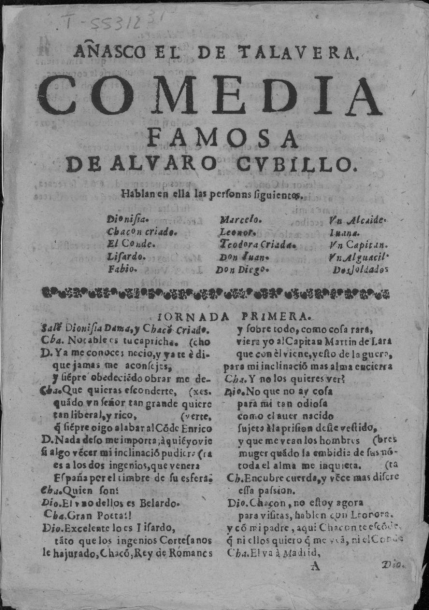
#> input picture images/grayscale_two_phase/manuscript.png, 429 x 610 px
$ jupyter execute --allow-errors parameter_demo_manuscript.ipynb
#> lines starting #> are read from the running program, lines starting #| are printed output that depends on the picture; after the words box and inside, x2 and y2 are one past the last pixel; in counts of white or black regions, pixels touching at a corner belong together
### utils.py
"""
Copyright (c) 2025 Kevin Bui <kevinb3@uci.edu> and Adina Ciomaga <adina@math.univ-paris-diderot.fr>

This program is free software: you can redistribute it and/or modify it under
the terms of the GNU Affero General Public License as published by the Free
Software Foundation, either version 3 of the License, or (at your option) any
later version.

This program is distributed in the hope that it will be useful, but WITHOUT
ANY WARRANTY without even the implied warranty of MERCHANTABILITY or FITNESS
FOR A PARTICULAR PURPOSE. See the GNU Affero General Public License for more
details.

You should have received a copy of the GNU Affero General Public License along
with this program. If not, see <http://www.gnu.org/licenses/>.
"""
import numpy as np

from skimage.color.colorconv import _prepare_colorarray
from skimage.color import xyz2lab

# [28 lines left out: functions rgb2xyz, rgb2lab, not called in this run]

def rescale_image(F):
    """
    This function rescales an image so that the image values are between 0 and 1.
    Input:
       F: image to be rescaled
    Output:
       h: rescaled image F
    """
    h = np.double(F)
    h= h-np.min(h)
    h = h/np.max(h)

    return h

# [70 lines left out: functions rescale_color_image, reconstruct_grayscale_image, reconstruct_color_image, not called in this run]

### lcv.py
"""
Copyright (c) 2025 Kevin Bui <kevinb3@uci.edu> and Adina Ciomaga <adina@math.univ-paris-diderot.fr>

This program is free software: you can redistribute it and/or modify it under
the terms of the GNU Affero General Public License as published by the Free
Software Foundation, either version 3 of the License, or (at your option) any
later version.

This program is distributed in the hope that it will be useful, but WITHOUT
ANY WARRANTY; without even the implied warranty of MERCHANTABILITY or FITNESS
FOR A PARTICULAR PURPOSE. See the GNU Affero General Public License for more
details.

You should have received a copy of the GNU Affero General Public License along
with this program. If not, see <http://www.gnu.org/licenses/>.
"""


import numpy as np
from scipy.ndimage import gaussian_filter
from compute_energy import *
from utils import *


def localtwophase(f, lamba, beta, dt):
    """
    This function performs local Chan-Vese two-phase segmentation onto a grayscale image.
    Reference: An efficient local Chan & Vese model for image segmentation by Wang et. al
    Input:
        f - original image
        lamba - weighing parameter for the fidelity term
        beta - weighing parameter for the intensity difference term
        dt - time step
    Output:
        u - segmentation result
    """
    # padding parameter
    pad=3

    # creates low-pass filters
    M,N = f.shape
    XX,YY=np.meshgrid(np.linspace(1,N,N), np.linspace(1,M,M))
    XX = XX/N
    YY = YY/M
    freqs_1 = XX - 0.5 - 1/N/2;
    freqs_2 = YY - 0.5 - 1/M/2;
    Lfilter = 1 + dt*(freqs_1**2 + freqs_2**2)

    # creates pre-initialization functions for segmentation (checkerboard functions)
    u = np.kron(np.sin(np.pi*np.linspace(1,M,M)/5), np.transpose(np.sin(np.pi*np.linspace(1,N,N)/5)))
    u = np.reshape(u,[M,N])
    u = np.double(u>0)

    # padding
    f=np.pad(f, pad, 'edge')
    u=np.pad(u, pad, 'edge')
    Lfilter = np.pad(Lfilter, pad, 'edge')

    # create a matrix of small values
    error = (1e-5)*np.eye(u.shape[0], u.shape[1])
    error = error

    # Filtered image
    filtf = gaussian_filter(f,sigma = 5, mode = 'nearest', radius = 10);

    # difference between filtered image and original image
    diff = filtf - f

    # perform two-phase image segmentation
    for i in range(0,200):

        # Computes mean-value intensities in each region
        c1=np.sum(f*(u==1))/np.sum((u==1)+error)
        c2=np.sum(f*(u==0))/np.sum((u==0)+error)

        # compute the mean value intensity difference in each region
        d1=np.sum(diff*(u==1))/np.sum((u==1)+error)
        d2=np.sum(diff*(u==0))/np.sum((u==0)+error)

        # computing u
        u_old = u;
        u=u-dt*lamba*((f-c1)**2-(f-c2)**2)
        u=u-dt*beta*((diff-d1)**2-(diff-d2)**2)
        u=np.real(np.fft.ifft2(np.fft.ifftshift(np.fft.fftshift(np.fft.fft2(u))/Lfilter)))

        # Thresholding u
        u = np.double(u >0.5)
        # stopping criterion
        if np.linalg.norm(u-u_old,'fro') < 1e-5:
            break

    # compute energy
    energy = grayscale_two_phase_cv_energy(f, diff, u, lamba, beta)

    # print number of iterations to complete convergence
    print(f'Number of iterations completed: {i} \n')
    print(f'Energy: {energy} \n \n')

    # unpadding
    u = u[pad:-pad,pad:-pad]

    return(u)

# [365 lines left out: functions localtwophase_color, localfourphase, localfourphase_color, not called in this run]

### parameter_demo_manuscript.ipynb
This notebook is a demo for the local Chan-Vese segmentation method for various kinds of images.

Copyright (c) 2025 Kevin Bui <kevinb3@uci.edu> and Adina Ciomaga <adina@math.univ-paris-diderot.fr>

This program is free software: you can redistribute it and/or modify it under the terms of the GNU Affero General Public License as published by the Free Software Foundation, either version 3 of the License, or (at your option) any later version.

This program is distributed in the hope that it will be useful, but WITHOUT ANY WARRANTY; without even the implied warranty of MERCHANTABILITY or FITNESS FOR A PARTICULAR PURPOSE. See the GNU Affero General Public License for more details.

You should have received a copy of the GNU Affero General Public License along
with this program. If not, see <http://www.gnu.org/licenses/>.

[cell 1]
# import packages
from PIL import Image, ImageDraw
import matplotlib.pyplot as plt
from skimage import segmentation
from lcv import *
from utils import *

[cell 2]
# load image
manuscript = Image.open('./images/grayscale_two_phase/manuscript.png')
#> manuscript is the input picture: PIL image 429x610 L; min 3, max 189, mean 143.5
manuscript = np.array(manuscript)/255
#> manuscript: shape (610, 429) float64

# set seed
np.random.seed(9999)

# add noise
noise = np.random.normal(0, 0.05, manuscript.shape)
noisy_manuscript = np.clip(manuscript+noise,0,1)
noisy_manuscript = rescale_image(noisy_manuscript)
#> in rescale_image, `h = h/np.max(h)`:
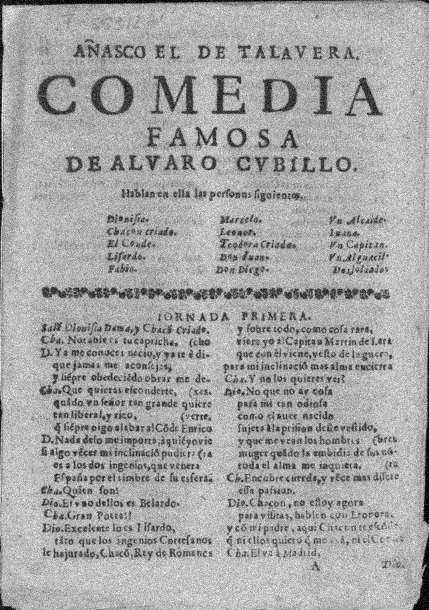
#> h: shape (610, 429) float64; min 0, max 1, mean 0.65

# draw rectangle around close-up region
x1, y1 = 300, 500
x2,y2 = 410, 580

# Parameter: Lambda

#> (a cell that did not finish here is left out)

#> in localtwophase, `f=np.pad(f, pad, 'edge')`:
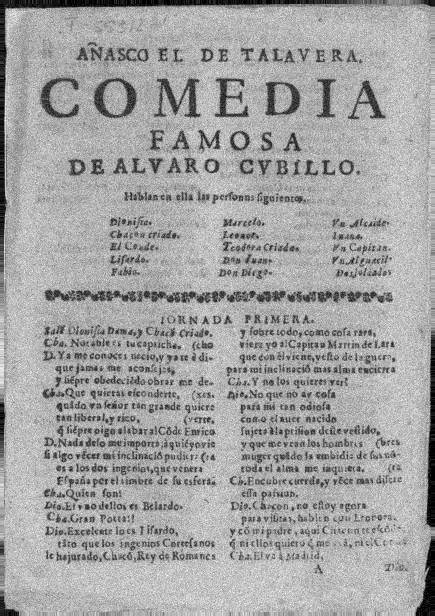
#> f: shape (616, 435) float64; min 0, max 1, mean 0.643
#> in localtwophase, `filtf = gaussian_filter(f,sigma = 5, mode = 'nearest', radius = 10);`:
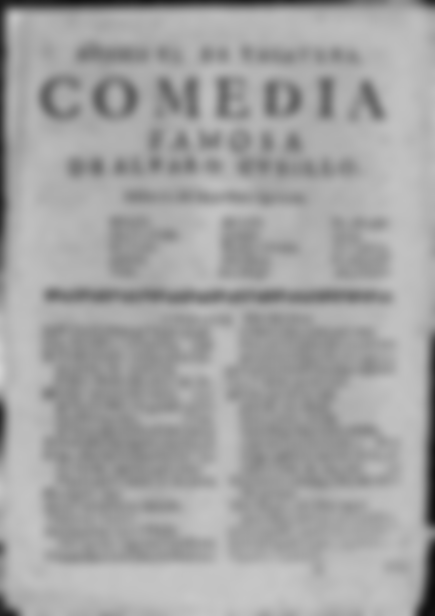
#> filtf: shape (616, 435) float64; min 0.0398, max 0.817, mean 0.643
#> in localtwophase, `diff = filtf - f`:
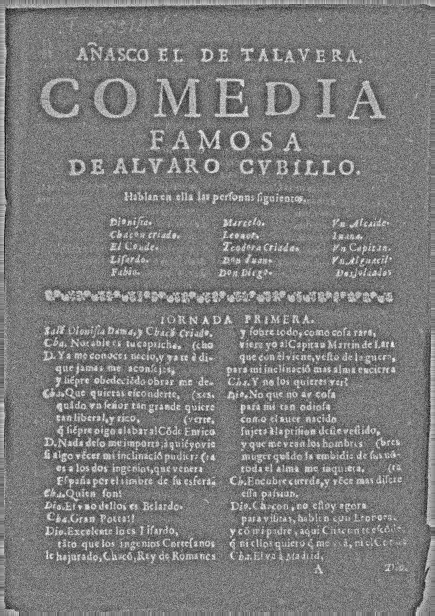
#> diff: shape (616, 435) float64; min -0.524, max 0.556, mean -0.000557; drawn with min black and max white
#> the loop in localtwophase, `for i in range(0,200):` made 16 passes
#> (c1, c2, d1, d2) on passes 1 to 12: (0.643, 0.643, -0.000441, -0.000673), (0.532, 0.72, 0.0953, -0.066), (0.473, 0.714, 0.126, -0.0531), (0.397, 0.705, 0.165, -0.042), (0.344, 0.698, 0.195, -0.0363), (0.322, 0.694, 0.212, -0.0337), (0.313, 0.691, 0.22, -0.0325), (0.308, 0.69, 0.223, -0.0319), (0.306, 0.69, 0.225, -0.0316), (0.305, 0.69, 0.226, -0.0314), (0.305, 0.69, 0.226, -0.0314), (0.305, 0.689, 0.226, -0.0314)
#> pass 1, in localtwophase, `u = np.double(u >0.5)`:
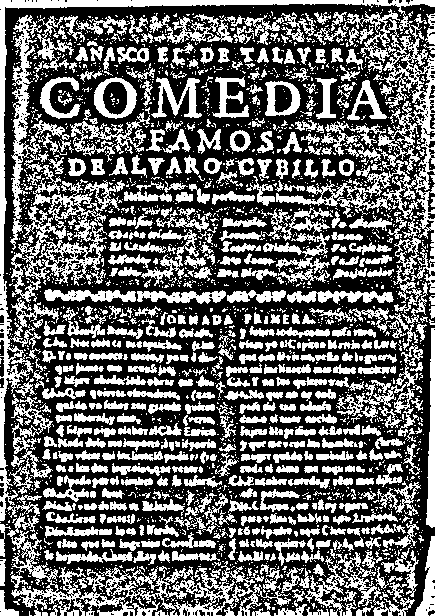
#> u: shape (616, 435) float64; values 0 (black) and 1 (white), 40.6% white; 2365 white regions (1785 under 20 px), largest, box (x1, y1, x2, y2) and area: (0, 0, 435, 521) 13547, (7, 495, 291, 616) 5625, (11, 151, 125, 303) 4409
#> after the loop in localtwophase, `for i in range(0,200):`: u: shape (616, 435) float64; values 0 (black) and 1 (white), 11.9% white; 1246 white regions (803 under 20 px), largest, box (x1, y1, x2, y2) and area: (7, 0, 347, 8) 1459, (0, 4, 6, 244) 942, (427, 335, 435, 527) 881
result_lambda500_edge = segmentation.mark_boundaries(noisy_manuscript, result_lambda500.astype(int))
result_lambda500_edge2 = segmentation.mark_boundaries(noisy_manuscript[500:581, 300:411], result_lambda500[500:581, 300:411].astype(int))

# lambda = 2000
result_lambda2000 = localtwophase(noisy_manuscript, 2000, 20000, 15)
result_lambda2000_edge = segmentation.mark_boundaries(noisy_manuscript, result_lambda2000.astype(int))
result_lambda2000_edge2 = segmentation.mark_boundaries(noisy_manuscript[500:581, 300:411], result_lambda2000[500:581, 300:411].astype(int))


# lambda = 5000
result_lambda5000 = localtwophase(noisy_manuscript, 5000, 20000, 15)
result_lambda5000_edge = segmentation.mark_boundaries(noisy_manuscript, result_lambda5000.astype(int))
result_lambda5000_edge2 = segmentation.mark_boundaries(noisy_manuscript[500:581, 300:411], result_lambda5000[500:581, 300:411].astype(int))

result_lambda500_edge = Image.fromarray(np.uint8(result_lambda500_edge*255))
draw = ImageDraw.Draw(result_lambda500_edge)
draw.rectangle([(x1, y1), (x2, y2)], outline='red', width=1)

result_lambda2000_edge = Image.fromarray(np.uint8(result_lambda2000_edge*255))
draw = ImageDraw.Draw(result_lambda2000_edge)
draw.rectangle([(x1, y1), (x2, y2)], outline='red', width=1)

result_lambda5000_edge = Image.fromarray(np.uint8(result_lambda5000_edge*255))
draw = ImageDraw.Draw(result_lambda5000_edge)
draw.rectangle([(x1, y1), (x2, y2)], outline='red', width=1)


# plot result
plt.figure(figsize=(10,6))
plt.subplot(2,3,1)
plt.imshow(result_lambda500_edge)
plt.axis('off')
plt.title(r'$\lambda =500$')
plt.subplot(2,3,4)
plt.imshow(result_lambda500_edge2)
plt.axis('off')

plt.subplot(2,3,2)
plt.imshow(result_lambda2000_edge)
plt.axis('off')
plt.title(r'$\lambda =2000$')
plt.subplot(2,3,5)
plt.imshow(result_lambda2000_edge2)
plt.axis('off')

plt.subplot(2,3,3)
plt.imshow(result_lambda5000_edge)
plt.axis('off')
plt.title(r'$\lambda =5000$')
plt.subplot(2,3,6)
plt.imshow(result_lambda5000_edge2)
plt.axis('off')

# Parameter: Beta

#> (a cell that did not finish here is left out)

#> call 2 of localtwophase, with lamba = 2000, beta = 0, dt = 15
#> the loop in localtwophase (call 2), `for i in range(0,200):` made 18 passes
#> (c1, c2, d1, d2) on passes 1 to 12: (0.643, 0.643, -0.000441, -0.000673), (0.556, 0.718, 0.0447, -0.0392), (0.46, 0.717, 0.0941, -0.0386), (0.398, 0.708, 0.138, -0.037), (0.361, 0.704, 0.164, -0.0356), (0.34, 0.701, 0.179, -0.0345), (0.329, 0.699, 0.186, -0.0336), (0.323, 0.698, 0.191, -0.0331), (0.32, 0.698, 0.193, -0.0328), (0.318, 0.697, 0.194, -0.0326), (0.317, 0.697, 0.194, -0.0326), (0.316, 0.697, 0.195, -0.0325)
#> pass 1, in localtwophase (call 2), `u = np.double(u >0.5)`:
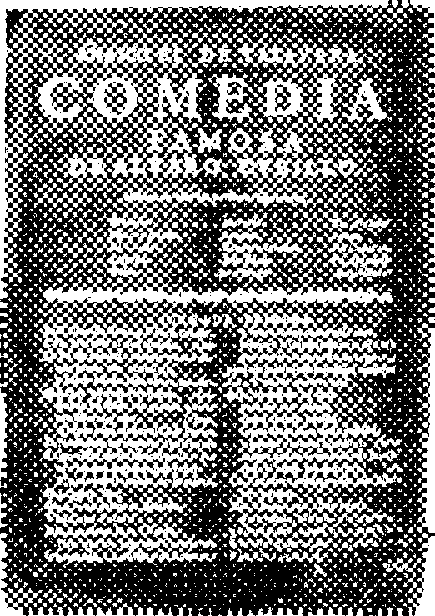
#> u: shape (616, 435) float64; values 0 (black) and 1 (white), 46% white; 1952 white regions (1641 under 20 px), largest, box (x1, y1, x2, y2) and area: (0, 0, 402, 568) 79921, (237, 33, 382, 123) 4332, (214, 212, 303, 287) 2266
#> pass 2, in localtwophase (call 2), `u=u-dt*lamba*((f-c1)**2-(f-c2)**2)`:
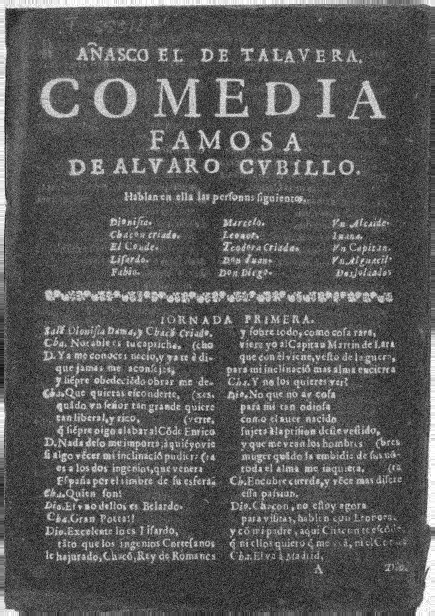
#> u: shape (616, 435) float64; min -3536.5, max 6207.7, mean -62.2; drawn with min black and max white
#> after the loop in localtwophase (call 2), `for i in range(0,200):`:
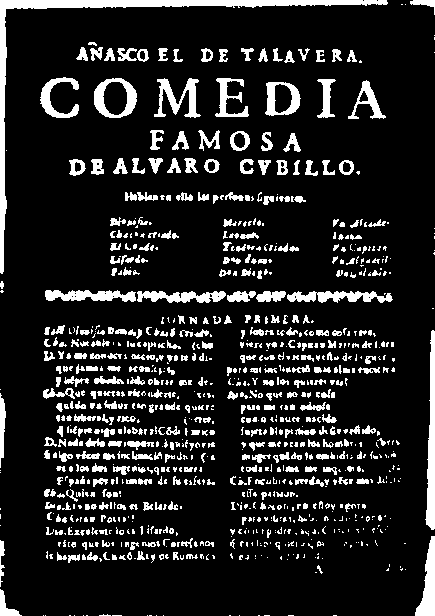
#> u: shape (616, 435) float64; values 0 (black) and 1 (white), 14% white; 1008 white regions (575 under 20 px), largest, box (x1, y1, x2, y2) and area: (0, 0, 388, 274) 3966, (425, 330, 435, 530) 1231, (415, 536, 435, 616) 842
result_beta0_edge = segmentation.mark_boundaries(noisy_manuscript, result_beta0.astype(int))
result_beta0_edge2 = segmentation.mark_boundaries(noisy_manuscript[500:581, 300:411], result_beta0[500:581, 300:411].astype(int))

# beta = 2000
result_beta2000 = localtwophase(noisy_manuscript, 2000, 2000, 15)
result_beta2000_edge = segmentation.mark_boundaries(noisy_manuscript, result_beta2000.astype(int))
result_beta2000_edge2 = segmentation.mark_boundaries(noisy_manuscript[500:581, 300:411], result_beta2000[500:581, 300:411].astype(int))


# beta = 20000
result_beta20000 = localtwophase(noisy_manuscript, 2000, 20000, 15)
result_beta20000_edge = segmentation.mark_boundaries(noisy_manuscript, result_beta20000.astype(int))
result_beta20000_edge2 = segmentation.mark_boundaries(noisy_manuscript[500:581, 300:411], result_beta20000[500:581, 300:411].astype(int))

result_beta0_edge = Image.fromarray(np.uint8(result_beta0_edge*255))
draw = ImageDraw.Draw(result_beta0_edge)
draw.rectangle([(x1, y1), (x2, y2)], outline='red', width=1)

result_beta2000_edge = Image.fromarray(np.uint8(result_beta2000_edge*255))
draw = ImageDraw.Draw(result_beta2000_edge)
draw.rectangle([(x1, y1), (x2, y2)], outline='red', width=1)

result_beta20000_edge = Image.fromarray(np.uint8(result_beta20000_edge*255))
draw = ImageDraw.Draw(result_beta20000_edge)
draw.rectangle([(x1, y1), (x2, y2)], outline='red', width=1)


# plot result
plt.figure(figsize=(10,6))
plt.subplot(2,3,1)
plt.imshow(result_beta0_edge)
plt.axis('off')
plt.title(r'$\beta =0$')
plt.subplot(2,3,4)
plt.imshow(result_beta0_edge2)
plt.axis('off')

plt.subplot(2,3,2)
plt.imshow(result_beta2000_edge)
plt.axis('off')
plt.title(r'$\beta =2000$')
plt.subplot(2,3,5)
plt.imshow(result_beta2000_edge2)
plt.axis('off')

plt.subplot(2,3,3)
plt.imshow(result_beta20000_edge)
plt.axis('off')
plt.title(r'$\beta =20000$')
plt.subplot(2,3,6)
plt.imshow(result_beta20000_edge2)
plt.axis('off')

# Parameter: dt

#> (a cell that did not finish here is left out)

#> call 3 of localtwophase, with lamba = 2000, beta = 20000, dt = 10
#> the loop in localtwophase (call 3), `for i in range(0,200):` made 15 passes
#> (c1, c2, d1, d2) on passes 1 to 12: (0.643, 0.643, -0.000441, -0.000673), (0.527, 0.721, 0.0987, -0.0669), (0.459, 0.715, 0.132, -0.0521), (0.382, 0.706, 0.171, -0.0413), (0.336, 0.7, 0.196, -0.0365), (0.318, 0.696, 0.208, -0.0346), (0.311, 0.695, 0.214, -0.0338), (0.308, 0.694, 0.216, -0.0334), (0.307, 0.694, 0.217, -0.0332), (0.307, 0.694, 0.217, -0.0331), (0.306, 0.694, 0.218, -0.0331), (0.306, 0.694, 0.218, -0.0331)
#> pass 1, in localtwophase (call 3), `u = np.double(u >0.5)`:
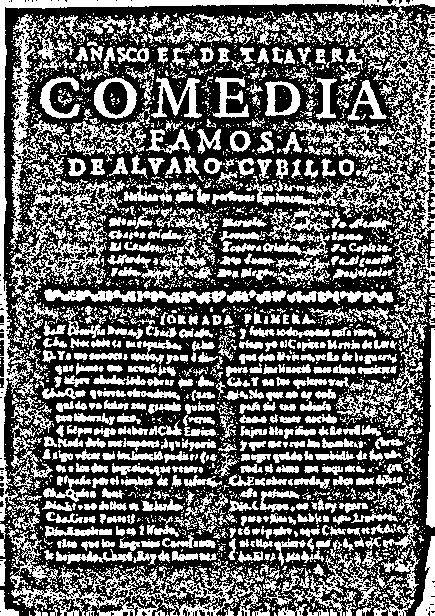
#> u: shape (616, 435) float64; values 0 (black) and 1 (white), 40.1% white; 2904 white regions (2266 under 20 px), largest, box (x1, y1, x2, y2) and area: (0, 0, 435, 532) 11709, (10, 14, 129, 303) 6127, (7, 529, 262, 616) 4533
#> after the loop in localtwophase (call 3), `for i in range(0,200):`:
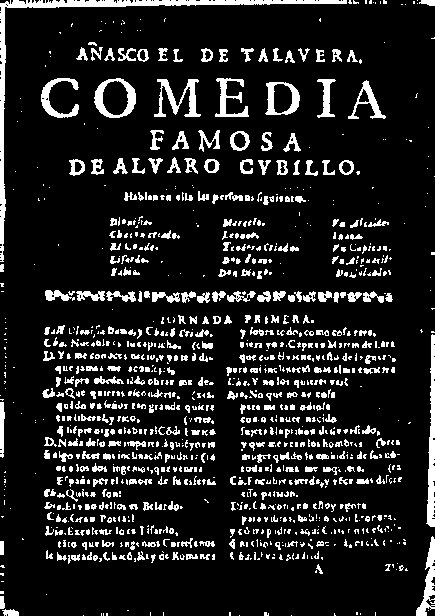
#> u: shape (616, 435) float64; values 0 (black) and 1 (white), 13% white; 1265 white regions (790 under 20 px), largest, box (x1, y1, x2, y2) and area: (0, 0, 347, 262) 2952, (426, 334, 435, 527) 1017, (154, 79, 201, 117) 668

$ run again, with images/grayscale_two_phase/map.png copied over images/grayscale_two_phase/manuscript.png
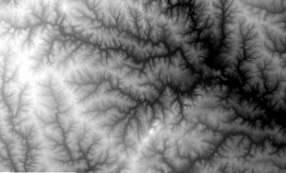
#> input picture images/grayscale_two_phase/map.png, 286 x 173 px
#> manuscript is the input picture: PIL image 286x173 L; min 0, max 255, mean 127.3
#> manuscript: shape (173, 286) float64
#> the loop in localtwophase, `for i in range(0,200):` made 18 passes
#> (c1, c2, d1, d2) on passes 1 to 8: (0.503, 0.503, 0.000129, 0.000177), (0.463, 0.543, -0.0463, 0.0458), (0.575, 0.427, -0.0552, 0.0589), (0.607, 0.383, -0.0525, 0.0608), (0.612, 0.37, -0.0504, 0.0621), (0.612, 0.364, -0.0491, 0.0632), (0.611, 0.361, -0.0483, 0.0641), (0.61, 0.359, -0.0478, 0.0646)
#> pass 1, in localtwophase, `u = np.double(u >0.5)`:
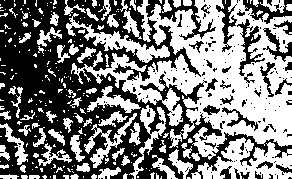
#> u: shape (179, 292) float64; values 0 (black) and 1 (white), 49.6% white; 259 white regions (183 under 20 px), largest, box (x1, y1, x2, y2) and area: (71, 0, 292, 160) 14751, (191, 137, 292, 179) 2123, (66, 13, 170, 63) 1134
#> the loop in localtwophase (call 2), `for i in range(0,200):` made 13 passes
#> (c1, c2, d1, d2) on passes 1 to 8: (0.503, 0.503, 0.000129, 0.000177), (0.294, 0.706, 0.0168, -0.016), (0.292, 0.705, 0.0171, -0.016), (0.291, 0.704, 0.0172, -0.016), (0.29, 0.703, 0.0172, -0.016), (0.29, 0.703, 0.0173, -0.0159), (0.29, 0.703, 0.0173, -0.0159), (0.29, 0.703, 0.0173, -0.0159)
#> the loop in localtwophase (call 3), `for i in range(0,200):` made 21 passes
#> (c1, c2, d1, d2) on passes 1 to 8: (0.503, 0.503, 0.000129, 0.000177), (0.32, 0.684, -0.00675, 0.00698), (0.295, 0.705, 0.0128, -0.0122), (0.29, 0.703, 0.0259, -0.0241), (0.289, 0.696, 0.0333, -0.0297), (0.288, 0.69, 0.0375, -0.0323), (0.287, 0.685, 0.0399, -0.0334), (0.286, 0.682, 0.0412, -0.0338)
#> after the loop in localtwophase (call 3), `for i in range(0,200):`:
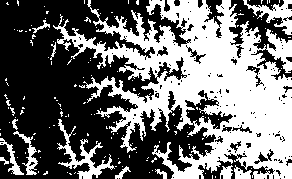
#> u: shape (179, 292) float64; values 0 (black) and 1 (white), 44.1% white; 159 white regions (146 under 20 px), largest, box (x1, y1, x2, y2) and area: (53, 0, 292, 179) 20070, (57, 119, 115, 179) 817, (243, 0, 292, 35) 611
